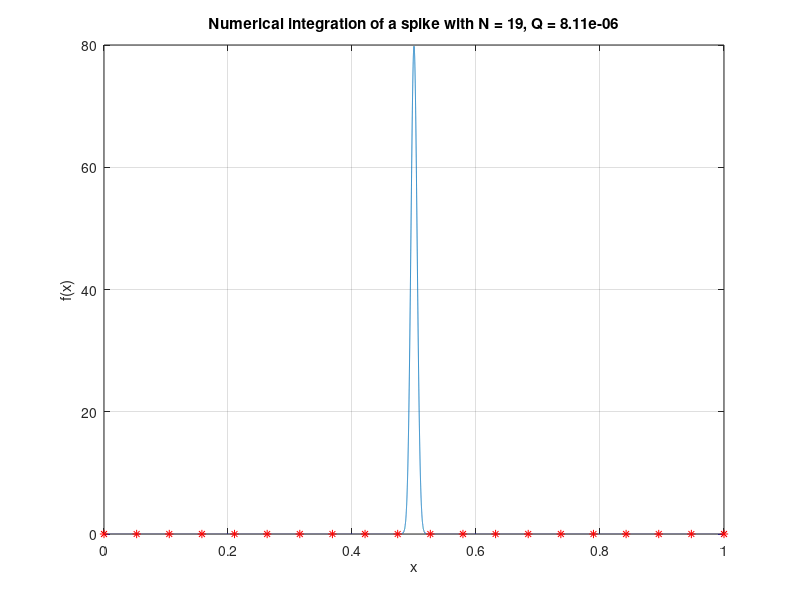

Recreate this plot in MATLAB.
% MATH2089: File = spike.m
% Numerical integration of integrand with Gaussian spike
% Using N+1 points (N equal width intervals) on [a, b]
% Numerical integration can always miss a narrow spike

format compact

a = 0; b = 1;

% Try N = 19 and N = 20
N = 19;
h = (b - a) / N;

x = a + h*[0:N];

% Choose standard deviation so peak is within an interval
%sig = h/10
sig = 0.005

func = @(x, a, b, sig) (1/(sig*sqrt(2*pi))) * exp( -(x - (a+b)/2).^2 / (2*sig^2) )

f = func(x, a, b, sig);
QNf = h*(sum(f)-f(1)/2-f(end)/2)

nplt = 100001;
xplt = linspace(a, b, nplt);
fplt = func(xplt, a, b, sig);
fmax = max(fplt)
hplt = xplt(2) - xplt(1);
% Trapezoidal rule
Qfplt = hplt*(sum(fplt)-fplt(1)/2-fplt(end)/2)
figure(1)
plot(xplt, fplt, x, f, 'r*')
grid on
xlabel('x')
ylabel('f(x)')
tstr = sprintf('Numerical integration of a spike with N = %d, Q = %.2e', N, QNf);
title(tstr)
